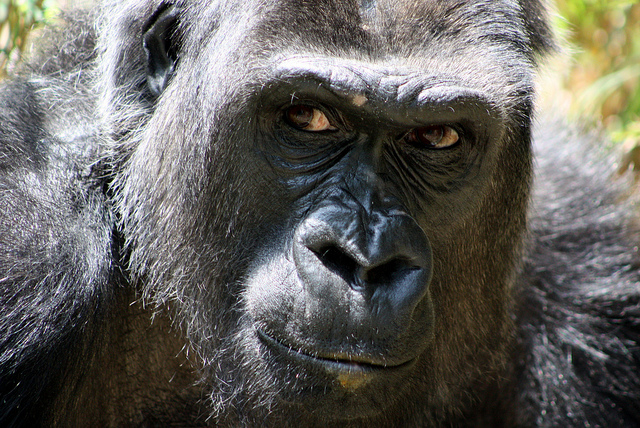
#> input picture demos/file_io/turtle_driver/face.jpg, 640 x 428 px
$ python brightness.py   (Python 2 division)
#> lines starting #> are read from the running program, lines starting #| are printed output that depends on the picture
'''
uses the PIL library to read an image and then split it into tiles.
An average brightness for each tile is then calculated and printed out
'''

from PIL import Image

# open the image to be pixelated
image_file = "face.jpg"
img = Image.open(image_file)
#> img is the input picture: PIL image 640x428 RGB; mean R, G, B 100.1, 98.2, 93.5
img_width = img.size[0]
#> img_width = 640
img_height = img.size[1]
#> img_height = 428
print("opened %s [%d x %d]" % (image_file, img_width, img_height))
#| opened face.jpg [640 x 428]

# sums to work out how many and how big the tiles are
x_tiles = 10
tile_width = img_width / x_tiles
#> tile_width = 64
# assume square tiles
y_tiles = img_height / tile_width
#> y_tiles = 6


# function that returns the average value of a region of pixels
def get_brightness(image, box):
    brightness = 0
    region = image.crop(box)
    width, height = region.size
    # iterate through all the pixels
    for x in range(width):
        for y in range(height):
            pixel = region.getpixel((x, y))
            brightness += sum(pixel)/3
    brightness = brightness / (width * height)
    return brightness

# split the image into squares
for x in range(0, img_width, tile_width):
    for y in range(0, img_height, tile_width):
        # and for each of those squares,
        # find the average colour
        box = (x, y, x+tile_width, y+tile_width)
        brightness = get_brightness(img, box)

        # print out the data
        print("x=%4d, y=%4d, bright=%s" % (x, y, brightness))
#> this loop made 10 passes
#> pass 1, in get_brightness, `region = image.crop(box)`:
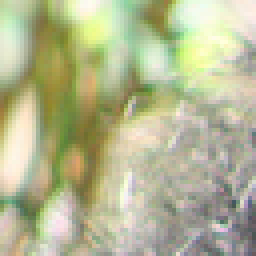
#> region: PIL image 64x64 RGB (shown 4 times larger); mean R, G, B 180.5, 183.1, 146.3
#> pass 1, in get_brightness (call 2), `region = image.crop(box)`:
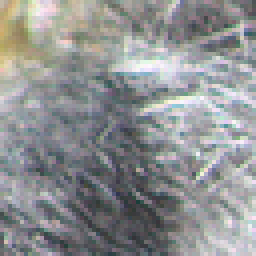
#> region: PIL image 64x64 RGB (shown 4 times larger); mean R, G, B 142.6, 144.7, 145.6
#> pass 1, in get_brightness (call 3), `region = image.crop(box)`:
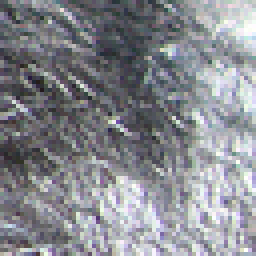
#> region: PIL image 64x64 RGB (shown 4 times larger); mean R, G, B 134.7, 136.6, 142.6
#> pass 1, in get_brightness (call 4), `region = image.crop(box)`:
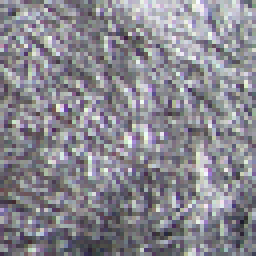
#> region: PIL image 64x64 RGB (shown 4 times larger); mean R, G, B 136.8, 135.2, 143.2
